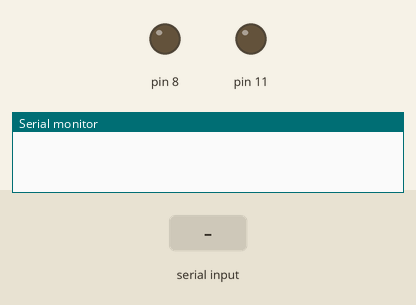
Simulated run of this sketch. Board: Arduino Uno, built with avr-gcc and run on an emulated ATmega328P. Shown: output pins drawn as LEDs (lit = HIGH), the last lines printed to the serial monitor. Inputs (shaded band) come from the test bench.

Above: at 1.2 s.
1.3 s: "1" received over Serial
At 2.47 s:
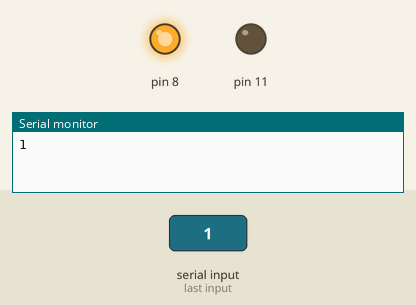
4.1 s: "0" received over Serial
At 5.27 s:
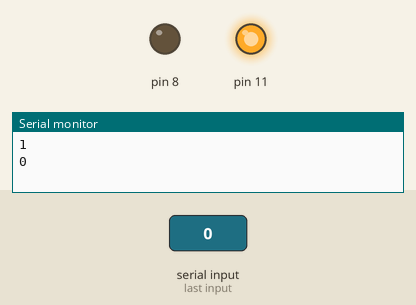
Timing chart, 0 to 7.1 s (numbered marks = the images above; inputs shaded):
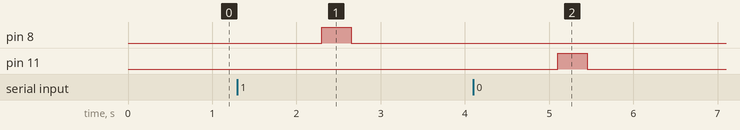

The sketch:

sketch_feb08c.ino
```cpp
#define SERIAL_BUFFER_SIZE 512

void runLED(String);

void setup() {
  // put your setup code here, to run once:
  Serial.begin(9600);
  pinMode(8, OUTPUT);
  pinMode(11, OUTPUT);
}

void loop() {
  // put your main code here, to run repeatedly:
  while(Serial.available()==9);
  String s1 = Serial.readString();
  runLED(s1);
}

void runLED(String s1) {
  for(int i=0;i<s1.length();i++) {
  Serial.println(s1.charAt(i));

    if(s1.charAt(i) == '1') {

      digitalWrite(8, HIGH);
      delay(350);
      digitalWrite(8, LOW);
    }else if(s1.charAt(i) == '0'){
    digitalWrite(11, HIGH);
    delay(350);
    digitalWrite(11, LOW);
    }
  }

}
```

Measured:
- after the input at 1.3 s, pin 8: LOW → HIGH after 1.0 s, → LOW 0.35 s later
- after the input at 4.1 s, pin 11: LOW → HIGH after 1.0 s, → LOW 0.35 s later
